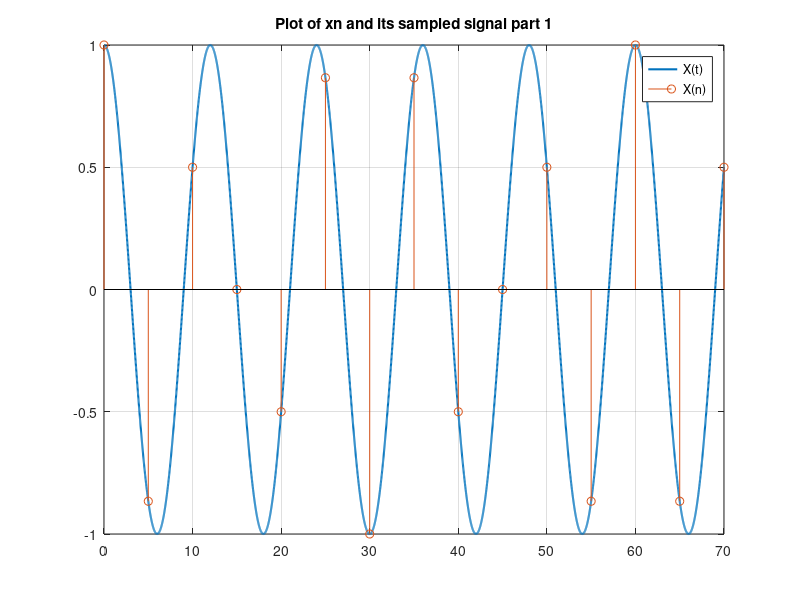
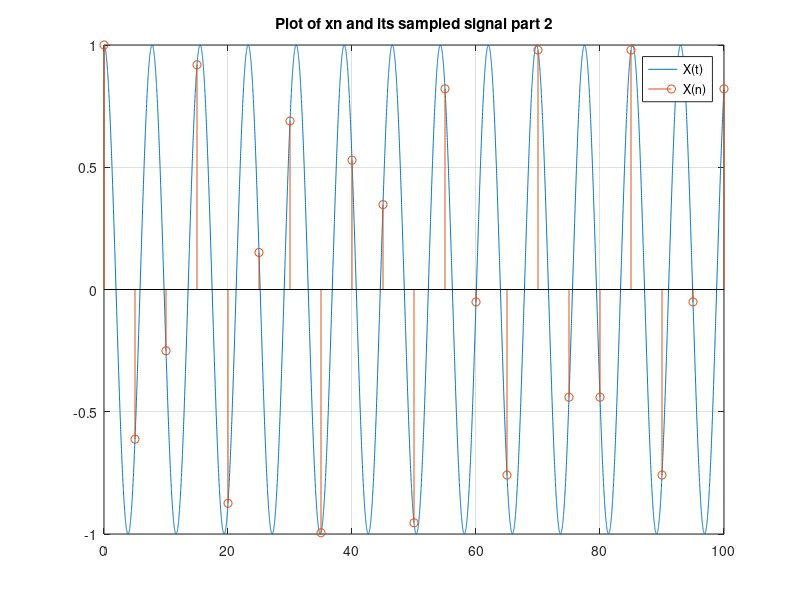

These figures' MATLAB source, in order:
## Copyright (C) 2020 irfan
## Author: irfan <irfan@mbp>
## Created: 2020-04-26

% sampling frequency 
Ts = 5;

% part 1

% t to plot continus time signals
t = 0:0.01:70;
% n = KTs
n = 0:Ts:70;

% generate X(t)
xt = cos(t*2*pi/12);
% generate X(n) 
xn = cos(n'*2*pi/12);

% plot them in the same graph
plot(t,xt,'linewidth',1.5);
hold on;
stem(n,xn);
grid on;
title('Plot of xn and its sampled signal part 1')
legend('X(t)','X(n)');

% part 2

% t to plot continus time signals
t = 0:0.01:100;
% n = KTs
n = 0:Ts:100;



% generate X(t)
xt = cos(t*8*pi/31);
% generate X(n) 
xn = cos(n'*8*pi/31);

% plot in new figure for the new x(t),x(n)
figure;


% plot them in the same graph
plot(t,xt);
hold on;
stem(n,xn);
grid on;
title('Plot of xn and its sampled signal part 2')
legend('X(t)','X(n)');
